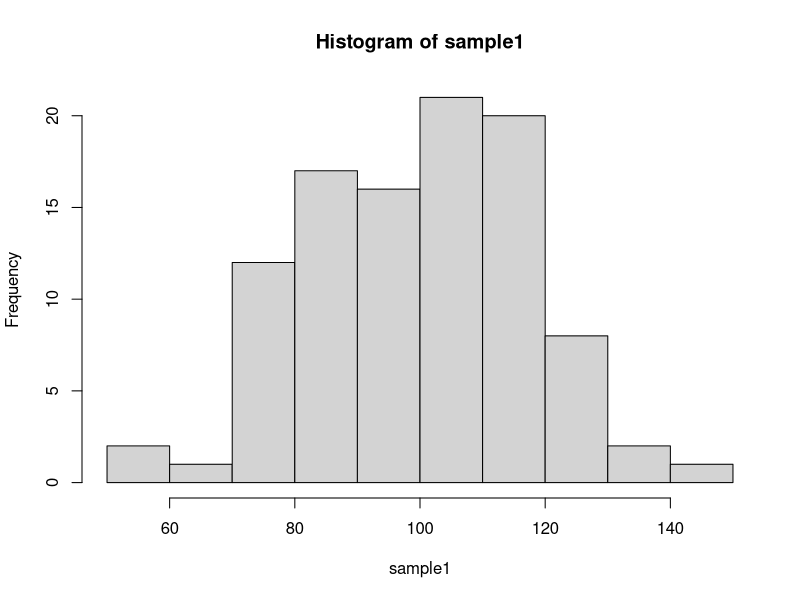
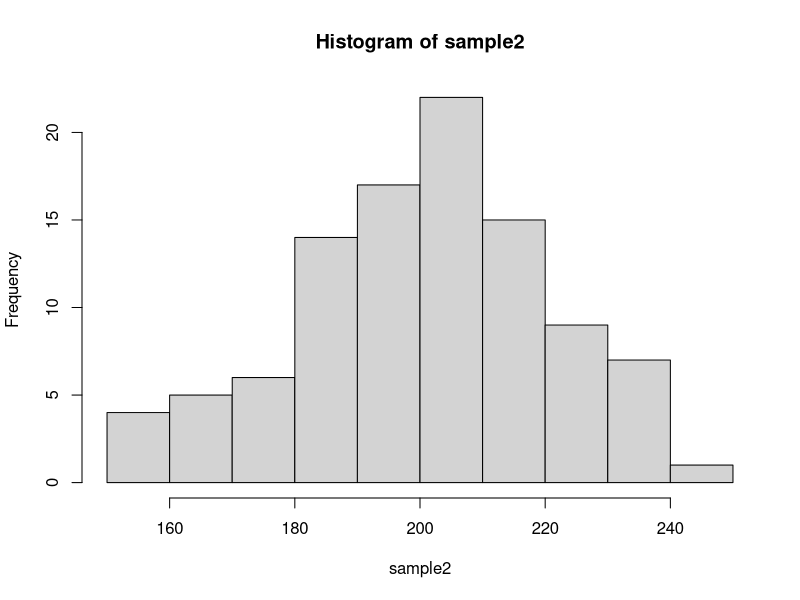
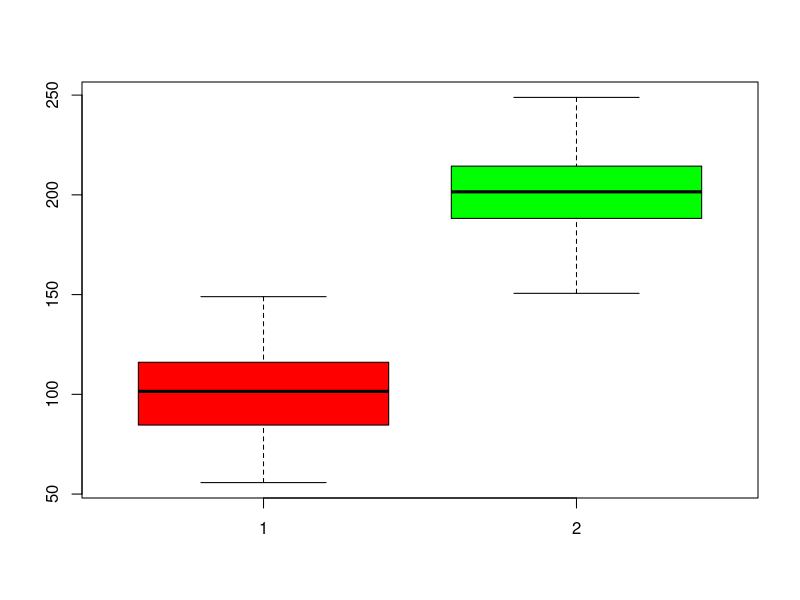

Write R code to recreate these figures, in order.
sample1 <- rnorm(100,100,20)
sample2 <- rnorm(100,200,20)
hist(sample1)
hist(sample2)
res <- t.test(sample1,sample2)
res
boxplot(sample1,sample2,col=c("red","green"))
summary(sample1)
summary(sample2)
